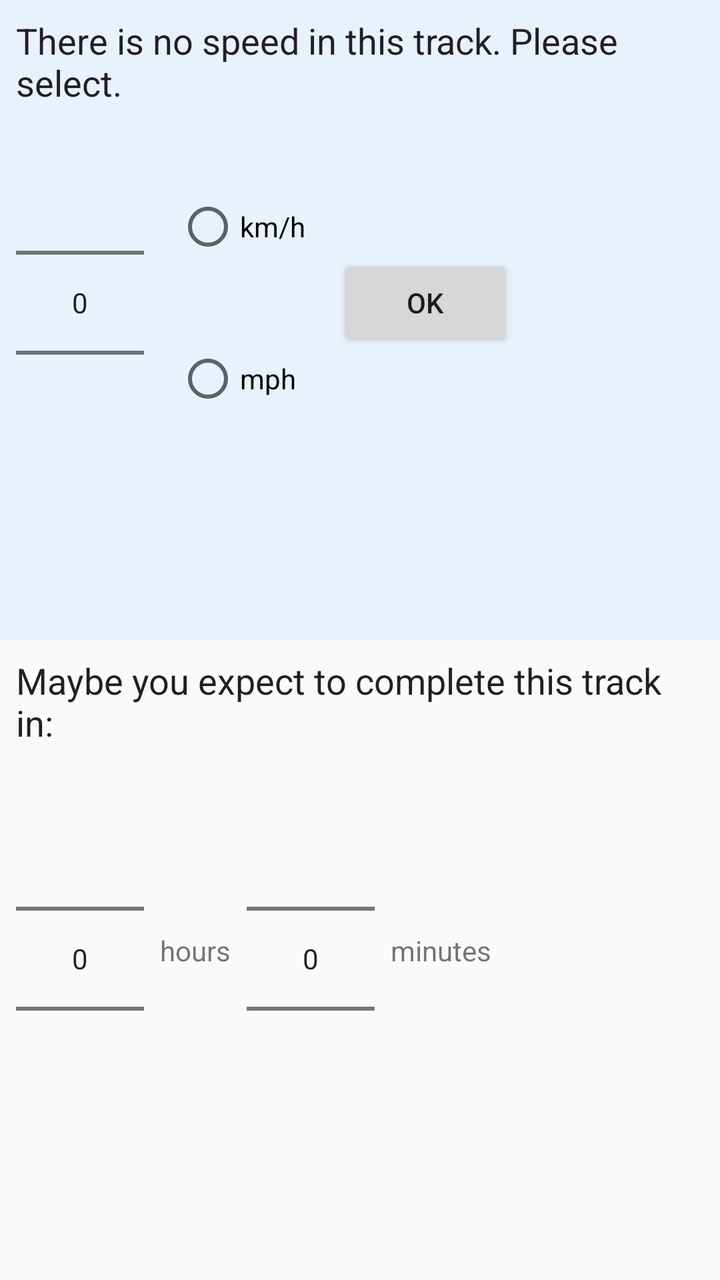
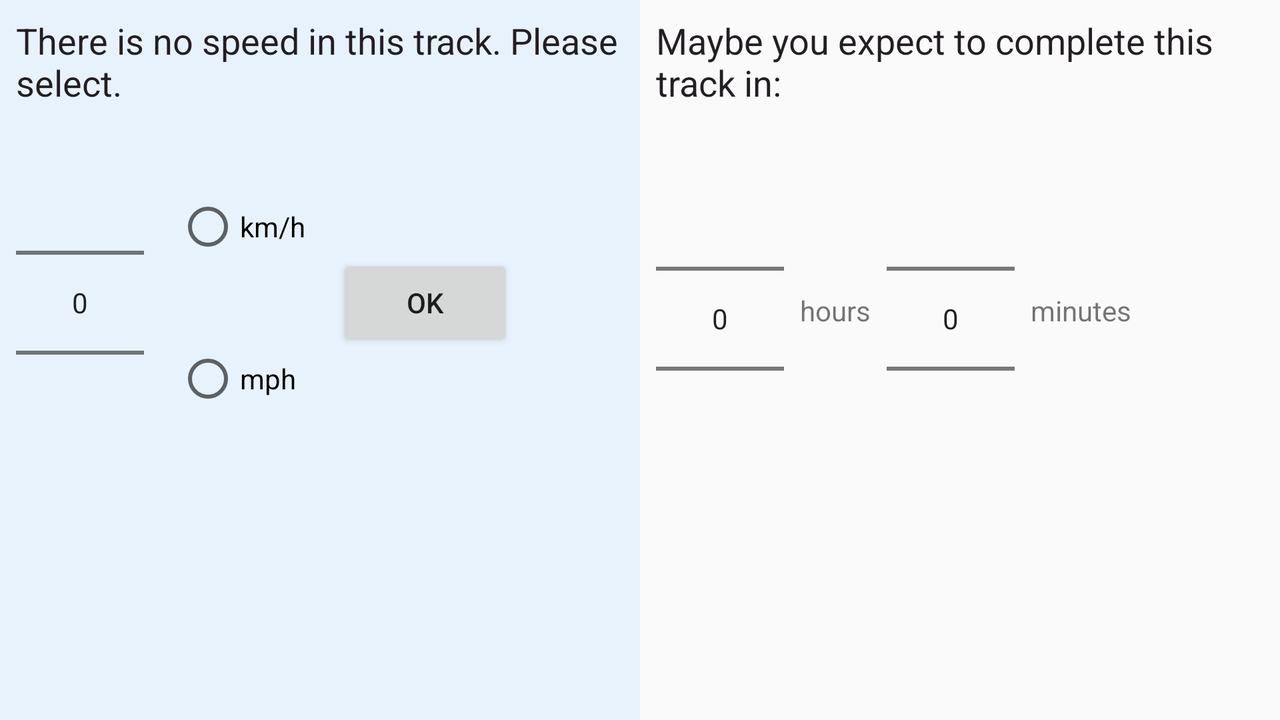

One screen, two layout resources from the same app: the default and the author's alternative for another configuration. Each is rendered where Android would select it; the XML of both is given below.
<!-- AndroidManifest.xml: application theme AppTheme -->
<!-- res/layout/speed_picker_fragment.xml -->
<LinearLayout xmlns:android="http://schemas.android.com/apk/res/android"
    android:id="@+id/speed_picker_fragmentLLTopLevel"
    android:name="radim.outfit.SpeedPickerFragment"
    android:layout_width="wrap_content"
    android:layout_height="wrap_content"
    android:layout_weight="100"
    android:orientation="vertical" >

    <include
        layout="@layout/content_speed_picker_speed"
        android:layout_width="match_parent"
        android:layout_weight="50"
        android:layout_height="0dp" />

    <include
        layout="@layout/content_speed_picker_duration"
        android:layout_width="match_parent"
        android:layout_weight="50"
        android:layout_height="0dp" />

</LinearLayout>
<!-- res/layout/content_speed_picker_speed.xml (included above) -->
<LinearLayout xmlns:android="http://schemas.android.com/apk/res/android"
    android:id="@+id/content_speed_picker_speedLLTopLevel"
    android:layout_width="wrap_content"
    android:layout_height="wrap_content"
    android:background="@color/blueBackground"
    android:orientation="vertical">

    <TextView
        android:id="@+id/content_speed_picker_speedTVLabel"
        style="@style/mainTextView"
        android:layout_width="wrap_content"
        android:layout_height="wrap_content"
        android:layout_marginStart="@dimen/speed_picker_margin"
        android:layout_marginTop="@dimen/speed_picker_margin"
        android:layout_marginEnd="@dimen/speed_picker_margin"
        android:text="@string/frag_label_speed" />

    <LinearLayout xmlns:android="http://schemas.android.com/apk/res/android"
        android:id="@+id/content_speed_picker_speedLLHorizontalWrapper"
        android:layout_width="wrap_content"
        android:layout_height="wrap_content"
        android:orientation="horizontal">

        <NumberPicker
            android:id="@+id/content_speed_picker_speedNPSpeed"
            android:layout_width="wrap_content"
            android:layout_height="wrap_content"
            android:descendantFocusability="blocksDescendants"
            android:layout_marginStart="@dimen/speed_picker_margin"
            android:layout_marginTop="@dimen/speed_picker_margin"
            android:layout_marginBottom="@dimen/speed_picker_margin" />

        <RadioGroup
            android:id="@+id/content_speed_picker_speedRGSpeedSelection"
            android:layout_width="wrap_content"
            android:layout_height="wrap_content"
            android:layout_gravity="center_vertical"
            android:layout_marginStart="@dimen/speed_picker_margin_left_of_radio_buttons"
            android:orientation="vertical">

            <RadioButton
                android:id="@+id/content_speed_picker_speedBTNKmh"
                android:layout_width="wrap_content"
                android:layout_height="wrap_content"
                android:layout_marginBottom="22dp"
                android:text="@string/kmh" />

            <RadioButton
                android:id="@+id/content_speed_picker_speedBTNMph"
                android:layout_width="wrap_content"
                android:layout_height="wrap_content"
                android:layout_marginTop="22dp"
                android:text="@string/mph" />

        </RadioGroup>

        <Button
            android:id="@+id/content_speed_picker_speedBTNOk"
            android:layout_width="wrap_content"
            android:layout_height="wrap_content"
            android:layout_gravity="center_vertical"
            android:layout_marginStart="@dimen/speed_picker_margin_left_of_radio_buttons"
            android:text="@string/ok" />

    </LinearLayout>
</LinearLayout>
<!-- res/layout/content_speed_picker_duration.xml (included above) -->
<LinearLayout xmlns:android="http://schemas.android.com/apk/res/android"
    android:id="@+id/content_speed_picker_durationLLTopLevel"
    android:layout_width="wrap_content"
    android:layout_height="wrap_content"
    android:orientation="vertical">

    <TextView
        android:id="@+id/content_speed_picker_durationTVLabel"
        style="@style/mainTextView"
        android:layout_width="wrap_content"
        android:layout_height="wrap_content"
        android:layout_marginStart="@dimen/speed_picker_margin"
        android:layout_marginTop="@dimen/speed_picker_margin"
        android:layout_marginEnd="@dimen/speed_picker_margin"
        android:text="@string/frag_label_time_to_complete_course" />

    <LinearLayout
        android:id="@+id/content_speed_picker_durationLLSpacer"
        android:layout_width="match_parent"
        android:orientation="vertical"
        android:layout_height="8dp"/>

    <LinearLayout xmlns:android="http://schemas.android.com/apk/res/android"
        android:id="@+id/content_speed_picker_durationLLWrapperHorizontal"
        android:layout_width="wrap_content"
        android:layout_height="wrap_content"
        android:layout_marginBottom="@dimen/speed_picker_margin"
        android:orientation="horizontal">

        <NumberPicker
            android:id="@+id/content_speed_picker_durationNPHours"
            android:layout_width="wrap_content"
            android:layout_height="wrap_content"
            android:layout_marginTop="@dimen/speed_picker_margin"
            android:descendantFocusability="blocksDescendants"
            android:layout_marginStart="@dimen/speed_picker_margin" />

        <TextView
            android:id="@+id/content_speed_picker_durationTVHours"
            android:layout_width="wrap_content"
            android:layout_height="wrap_content"
            android:layout_gravity="center_vertical"
            android:layout_marginStart="@dimen/speed_picker_margin"
            android:text="@string/hours" />

        <NumberPicker
            android:id="@+id/content_speed_picker_durationNPMinutes"
            android:layout_width="wrap_content"
            android:layout_height="wrap_content"
            android:layout_marginTop="@dimen/speed_picker_margin"
            android:descendantFocusability="blocksDescendants"
            android:layout_marginStart="@dimen/speed_picker_margin" />

        <TextView
            android:id="@+id/content_speed_picker_durationTVMinutes"
            android:layout_width="wrap_content"
            android:layout_height="wrap_content"
            android:layout_gravity="center_vertical"
            android:layout_marginStart="@dimen/speed_picker_margin"
            android:layout_marginEnd="@dimen/speed_picker_margin"
            android:text="@string/minutes" />

    </LinearLayout>

</LinearLayout>
<!-- resources referenced by this layout -->
<resources>
  <color name="blueBackground">#E8F2FC</color>
  <dimen name="speed_picker_margin">8dp</dimen>
  <dimen name="speed_picker_margin_left_of_radio_buttons">16dp</dimen>
  <string name="frag_label_speed">There is no speed in this track. Please select.</string>
  <string name="frag_label_time_to_complete_course">Maybe you expect to complete this track in:</string>
  <string name="hours">hours</string>
  <string name="kmh" translatable="false">km/h</string>
  <string name="minutes">minutes</string>
  <string name="mph" translatable="false">mph</string>
  <string name="ok">OK</string>
  <style name="mainTextView" parent="@android:style/TextAppearance">
  
          <item name="android:textColor">@color/imitateButtons</item>
          <item name="android:textColorHint">@color/white</item>
          <item name="android:layout_width">match_parent</item>
          <item name="android:layout_height">wrap_content</item>
          <item name="android:paddingStart">0dp</item>
          <item name="android:paddingEnd">0dp</item>
          <item name="android:paddingTop">0dp</item>
          <item name="android:paddingBottom">0dp</item>
          <item name="android:layout_marginStart">2dp</item>
          <item name="android:layout_marginEnd">2dp</item>
          <item name="android:textSize">18sp</item>
  
      </style>
  <style name="AppTheme" parent="Theme.AppCompat.Light.DarkActionBar">
          
          <item name="colorPrimary">@color/colorPrimary</item>
          <item name="colorPrimaryDark">@color/colorPrimaryDark</item>
          <item name="colorAccent">@color/colorAccent</item>
      </style>
  <color name="imitateButtons">#231E23</color>
  <color name="white">#FFFFFF</color>
  <color name="colorPrimary">#1976D2</color>
  <color name="colorPrimaryDark">#1566B7</color>
  <color name="colorAccent">#FF4081</color>
</resources>
<!-- res/layout-land/speed_picker_fragment.xml (the author's variant of the layout above) -->
<!-- drawn on the phone turned sideways -->
<LinearLayout xmlns:android="http://schemas.android.com/apk/res/android"
    android:id="@+id/speed_picker_fragmentLLTopLevel"
    android:name="radim.outfit.SpeedPickerFragment"
    android:layout_width="wrap_content"
    android:layout_height="wrap_content"
    android:weightSum="100"
    android:baselineAligned="false"
    android:orientation="horizontal" >

    <include
        layout="@layout/content_speed_picker_speed"
        android:layout_weight="50"
        android:layout_width="0dp"
        android:layout_height="match_parent" />

    <include
        layout="@layout/content_speed_picker_duration"
        android:layout_weight="50"
        android:layout_width="0dp"
        android:layout_height="match_parent" />

</LinearLayout>
